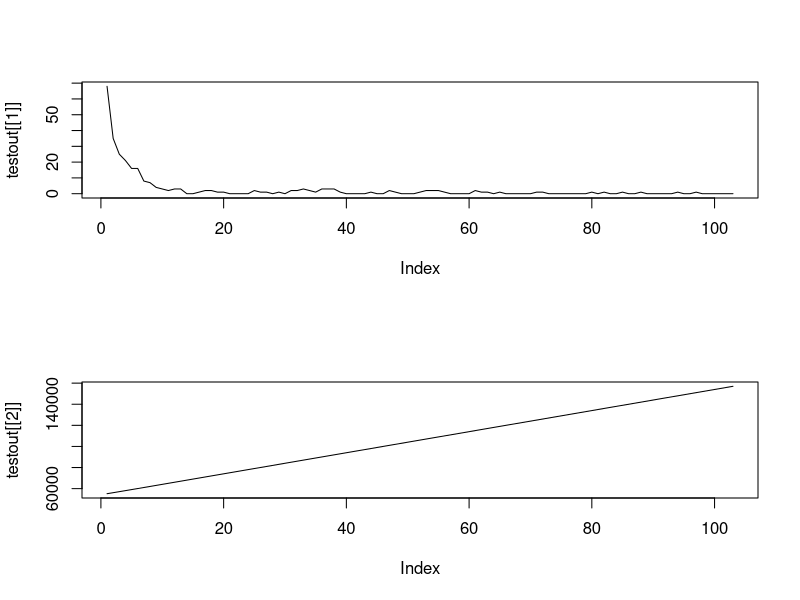

This chart was generated by the following R code:
# stoch_sir.R:
#  Simulation version of a stochastic SIR model for measles dynamics in
#  Niamey, Niger. The goal here is just to hone in on model functional
#  form a what different parameter values do to dynamics.
#
# Author:
#  Andrew Tredennick (atredenn@gmail.com)


# Preliminaries -----------------------------------------------------------

rm(list = ls(all.names = ))
library(tidyverse)


# Define model function ---------------------------------------------------

sim_sir <- function(ntimes, mean_beta, psi, theta, epsilon, rho, I0, S0, births){
  I <- numeric(ntimes)
  S <- numeric(ntimes)
  gamma <- numeric(ntimes)
  I[1] <- I0
  S[1] <- S0
  gamma[1] <- mean_beta
  
  for(t in 2:ntimes){
    gamma[t] <- max(0.0000000001, psi*gamma[t-1] + (1 - psi) * rnorm(1, 0, 0.001))
    beta <- gamma[t] * (1 + epsilon * sin( (2*pi*t)/26 + theta ) )
    escape_prob = exp(-beta * (I[t-1] + 1))
    escapees = rbinom(1, S[t-1], escape_prob)
    I[t] = S[t-1] - escapees
    S[t] = births + escapees
  }
  return(list(I, S, gamma))
}
# 
# runout <- sim_sir(ntimes = 100, mean_beta = exp(-9), psi = 0.9, theta = 20, epsilon = 1, rho = 0.5, I0 = 40, S0 = 50000, births = 1000)
# 
# par(mfrow = c(3, 1))
# plot(runout[[1]], type = "l", ylab = "I")
# plot(runout[[2]], type = "l", ylab = "S")
# plot(runout[[3]], type = "l", ylab = expression(beta))




# Simulate with estimated parameters --------------------------------------

params <- read_csv("../mcmc_results.csv")

beta_vec <- params %>%
  filter(grepl("beta\\[", Parameter)) %>%
  pull(median_value)

susc_vec <- params %>%
  filter(grepl("S\\[", Parameter)) %>%
  pull(median_value)

infect_vec <- params %>%
  filter(grepl("I\\[", Parameter)) %>%
  pull(median_value)

sim_sir <- function(ntimes, beta, I0, S0, births){
  I <- numeric(ntimes)
  S <- numeric(ntimes)
  I[1] <- I0
  S[1] <- S0
  
  for(t in 2:ntimes){
    escape_prob = exp(-beta[t] * (I[t-1] + 1))
    escapees = rbinom(1, S[t-1], escape_prob)
    I[t] = S[t-1] - escapees
    S[t] = births + escapees
  }
  return(list(I, S))
}

testout <- sim_sir(ntimes = length(beta_vec), beta = beta_vec, I0 = infect_vec[1], S0 = susc_vec[1], births = 1000)

par(mfrow = c(2,1))
plot(testout[[1]], type = "l")
plot(testout[[2]], type = "l")
